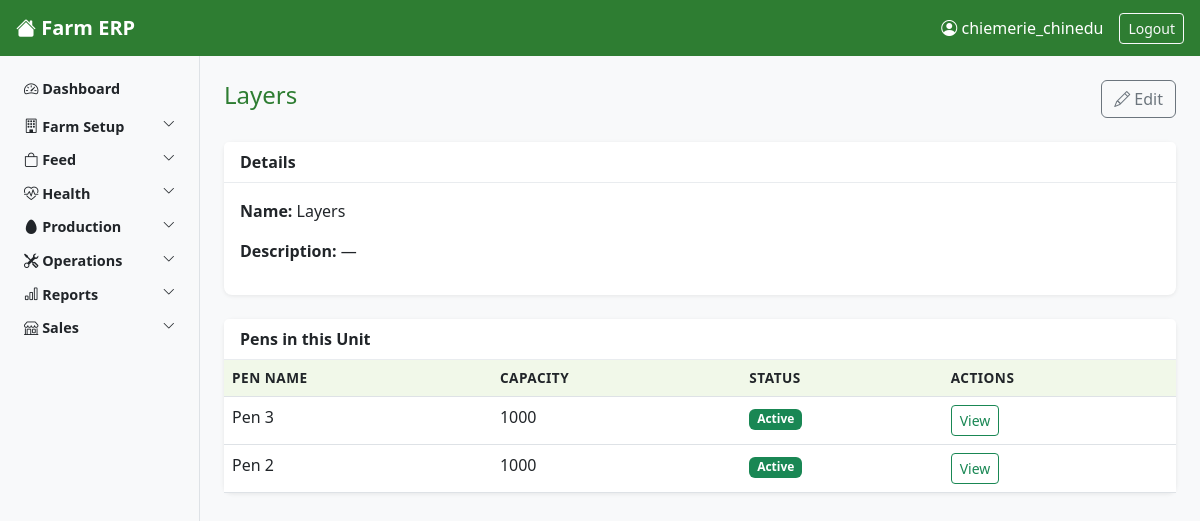
Screenshot of /farm-units/1/ (signed in) with the database file from the repository.
### core/models.py (models this page shows, shortened)
class FarmUnit(models.Model):
    name = models.CharField(max_length=100)
    description = models.TextField(blank=True)

class Pen(models.Model):
    name = models.CharField(max_length=100)
    farm_unit = models.ForeignKey(
        FarmUnit,
        on_delete=models.PROTECT,
        related_name='pens'
    )
    capacity = models.PositiveIntegerField()
    is_active = models.BooleanField(default=True)

### core/views.py (the view)
# urls.py: path('farm-units/<int:pk>/', views.FarmUnitDetailView.as_view(), name='farmunit-detail'),
class FarmUnitDetailView(LoginRequiredMixin, DetailView):
    model = FarmUnit
    template_name = 'core/farmunit_detail.html'
    context_object_name = 'farm_unit'

### core/context_processors.py (called while the page is built, shortened)
def user_role_context(request):
    if request.user.is_authenticated:
        return get_user_context(request.user)

### core/permissions.py (called while the page is built)
def get_worker_role(user):
    try:
        return user.worker_profile.role
    except Exception:
        return None

def get_user_context(user):
    role = get_worker_role(user)
    return {
        'user_role': role,
        'is_pen_worker': role == 'pen_worker',
        'is_supervisor': role in ['supervisor', 'store_keeper'],
        'is_manager': role in ['manager', 'general_manager'],
        'is_director': role == 'director',
        'is_salesperson': role == 'salesperson',
        'is_accountant': role == 'accountant',
        'is_manager_or_above': role in ['manager', 'general_manager', 'director'],
        'is_supervisor_or_above': role in ['supervisor', 'store_keeper', 'manager',
                                            'general_manager', 'director'],
    }

### core/templates/core/farmunit_detail.html (shortened to what this page needs)
{% extends 'core/base.html' %}
{% block content %}
<div class="d-flex justify-content-between align-items-center mb-4">
    <h4>{{ farm_unit.name }}</h4>
    <a href="{% url 'farmunit-update' farm_unit.pk %}" class="btn btn-outline-secondary">
        <i class="bi bi-pencil"></i> Edit
    </a>
</div>
<div class="card mb-4">
    <div class="card-header">Details</div>
    <div class="card-body">
        <p><strong>Name:</strong> {{ farm_unit.name }}</p>
        <p><strong>Description:</strong> {{ farm_unit.description|default:"—" }}</p>
    </div>
</div>
<div class="card">
    <div class="card-header">Pens in this Unit</div>
    <div class="card-body p-0">
        <div class="table-responsive">
        <table class="table table-hover mb-0">
            <thead>
                <tr>
                    <th>Pen Name</th>
                    <th>Capacity</th>
                    <th>Status</th>
                    <th>Actions</th>
                </tr>
            </thead>
            <tbody>
                {% for pen in farm_unit.pens.all %}
                <tr>
                    <td>{{ pen.name }}</td>
                    <td>{{ pen.capacity }}</td>
                    <td>
                        {% if pen.is_active %}
                            <span class="badge bg-success">Active</span>
                        {% else %}
                            <span class="badge bg-secondary">Inactive</span>
                        {% endif %}
                    </td>
                    <td>
                        <a href="{% url 'pen-detail' pen.pk %}" class="btn btn-sm btn-outline-success">View</a>
                    </td>
                </tr>
                {% empty %}
                <tr>
                    <td colspan="4" class="text-center text-muted py-3">No pens in this unit yet.</td>
                </tr>
                {% endfor %}
            </tbody>
        </table>
        </div>
    </div>
</div>
{% endblock %}

### core/templates/core/base.html (shortened to what this page needs)
<!DOCTYPE html>
<html lang="en">
<head>
    <link href="https://cdn.jsdelivr.net/npm/bootstrap@5.3.0/dist/css/bootstrap.min.css" rel="stylesheet">
    <link href="https://cdn.jsdelivr.net/npm/bootstrap-icons@1.10.0/font/bootstrap-icons.css" rel="stylesheet">
    {% load static %}
    <link rel="stylesheet" href="{% static 'core/css/main.css' %}">
</head>
<body>
<nav class="navbar navbar-dark bg-success px-3">
    <div class="d-flex align-items-center">
        <a class="navbar-brand fw-bold" href="{% url 'dashboard' %}">
            <i class="bi bi-house-fill"></i> Farm ERP
        </a>
    </div>
    <div class="d-flex align-items-center text-white">
        <span class="me-3"><i class="bi bi-person-circle"></i> {{ request.user.username }}</span>
        <form method ="post" action="{% url 'logout' %}" class="d-inline">
         <button type="submit" class="btn btn-outline-light btn-sm">Logout</button>
        </form>
    </div>
</nav>
<div class="container-fluid">
    <div class="row">
        <nav class="col-md-2 d-none d-md-block bg-light sidebar py-3 min-vh-100">
            <ul class="nav flex-column">
                <li class="nav-item mb-1">
                    <a class="nav-link text-dark fw-bold" href="{% url 'dashboard' %}">
                        <i class="bi bi-speedometer2"></i> Dashboard
                    </a>
                </li>
                <li class="nav-item">
                    <a class="nav-link text-dark fw-semibold d-flex justify-content-between"
                    data-bs-toggle="collapse" href="#farmSetup" role="button">
                        <span><i class="bi bi-building"></i> Farm Setup</span>
                        <i class="bi bi-chevron-down small"></i>
                    </a>
                </li>
                <li class="nav-item">
                    <a class="nav-link text-dark fw-semibold d-flex justify-content-between"
                    data-bs-toggle="collapse" href="#feedSection" role="button">
                        <span><i class="bi bi-bag"></i> Feed</span>
                        <i class="bi bi-chevron-down small"></i>
                    </a>
                </li>
                <li class="nav-item">
                    <a class="nav-link text-dark fw-semibold d-flex justify-content-between"
                    data-bs-toggle="collapse" href="#healthSection" role="button">
                        <span><i class="bi bi-heart-pulse"></i> Health</span>
                        <i class="bi bi-chevron-down small"></i>
                    </a>
                </li>
                <li class="nav-item">
                    <a class="nav-link text-dark fw-semibold d-flex justify-content-between"
                    data-bs-toggle="collapse" href="#productionSection" role="button">
                        <span><i class="bi bi-egg-fill"></i> Production</span>
                        <i class="bi bi-chevron-down small"></i>
                    </a>
                </li>
                <li class="nav-item">
                    <a class="nav-link text-dark fw-semibold d-flex justify-content-between"
                    data-bs-toggle="collapse" href="#operationsSection" role="button">
                        <span><i class="bi bi-tools"></i> Operations</span>
                        <i class="bi bi-chevron-down small"></i>
                    </a>
                </li>
                {% if is_supervisor_or_above %}
                <li class="nav-item">
                    <a class="nav-link text-dark fw-semibold d-flex justify-content-between"
                    data-bs-toggle="collapse" href="#reportsSection" role="button">
                        <span><i class="bi bi-bar-chart"></i> Reports</span>
                        <i class="bi bi-chevron-down small"></i>
                    </a>
                </li>
                {% endif %}
                <li class="nav-item">
                    <a class="nav-link text-dark fw-semibold d-flex justify-content-between"
                    data-bs-toggle="collapse" href="#salesSection" role="button">
                        <span><i class="bi bi-shop"></i> Sales</span>
                        <i class="bi bi-chevron-down small"></i>
                    </a>
                </li>
            </ul>
        </nav>
        <main class="col-12 col-md-10 px-4 py-4">
            {% block content %}
            {% endblock %}
        </main>
    </div>
</div>
</body>
</html>

### core/templates/core/css/main.css (style rules this page uses)
body { font-family: 'Segoe UI', sans-serif; background-color: #f8f9fa; }
.sidebar { position: sticky; top: 0; height: 100vh; overflow-y: auto; border-right: 1px solid #dee2e6; }
.sidebar .nav-link { padding: 6px 12px; border-radius: 4px; font-size: 0.9rem; }
.card { border: none; box-shadow: 0 1px 4px rgba(0,0,0,0.08); border-radius: 8px; }
.card-header { background-color: #fff; border-bottom: 1px solid #e9ecef; font-weight: 600; }
.table th { background-color: #f1f8e9; font-size: 0.85rem; text-transform: uppercase; letter-spacing: 0.5px; }
.navbar { background-color: #2e7d32 !important; }
h4, h5 { color: #2e7d32; }
main { transition: margin-left 0.3s ease; }

### rows the page displays
FarmUnit: name "Layers", description "—"
Pen: name "Pen 3", capacity "1000", is_active "Active"
Pen: name "Pen 2", capacity "1000", is_active "Active"

### other values shown
{{ request.user.username }} "chiemerie_chinedu"
